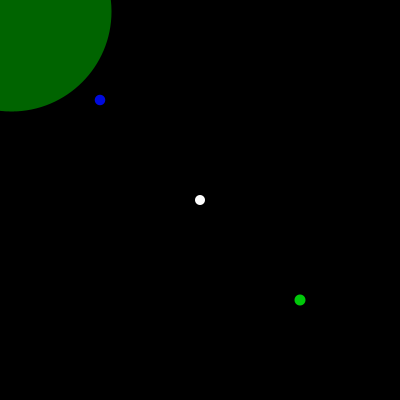
Frame 1 (no input)
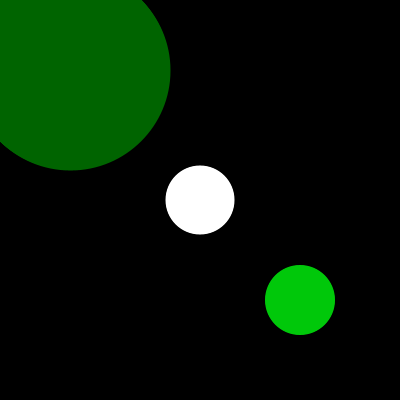
Frame 60 (the mouse pressed at the canvas centre just before this capture)
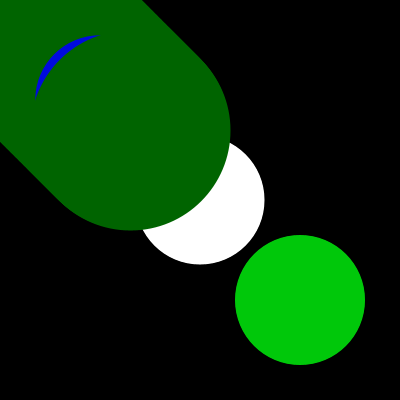
Frame 120 (the mouse held since frame 60 and released just before this capture)

The Processing sketch that drew these frames (run headless with seeded random() and noise(); from frame 60 on, the mouse is pressed at the canvas centre):

// Processing sketch: processing_135678
// ── processing_135678.pde


float radio=10;
void setup (){
size (400,400);
background(0); 
smooth();
}
void draw (){
noStroke();
fill (255);
ellipse(200,200,radio,radio);
radio = radio + 0.5;
fill (0,10,222);
ellipse(100,100,radio,radio);
radio = radio + 0.5;
fill (0,200,10);
ellipse(300,300,radio,radio);
radio = radio + 0.5;
fill (0,100,0);
ellipse(radio,radio,200,200);
radio = radio - 0.5;

}
